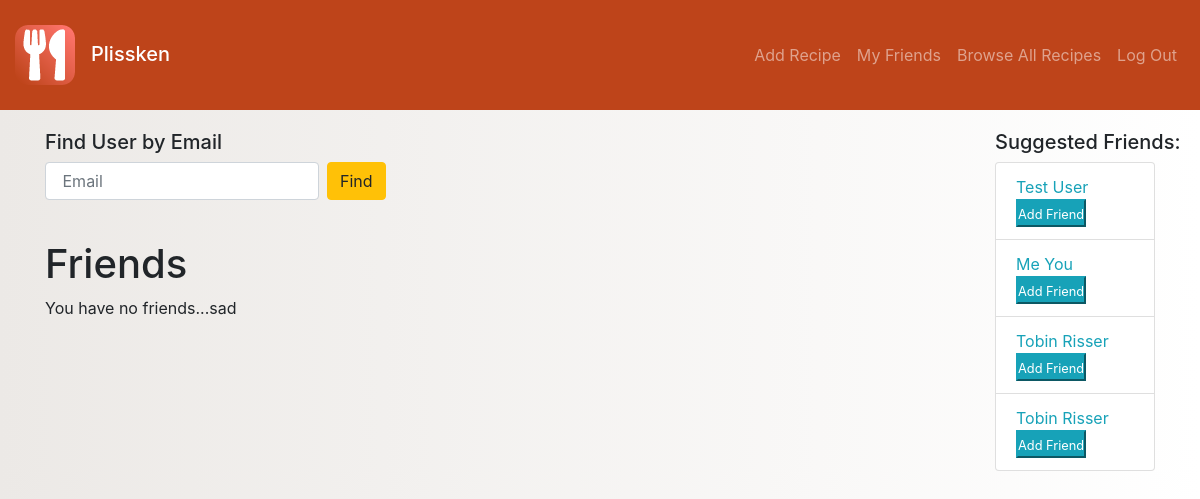
Page /user_friends/1 (signed in) on the earlier database version.
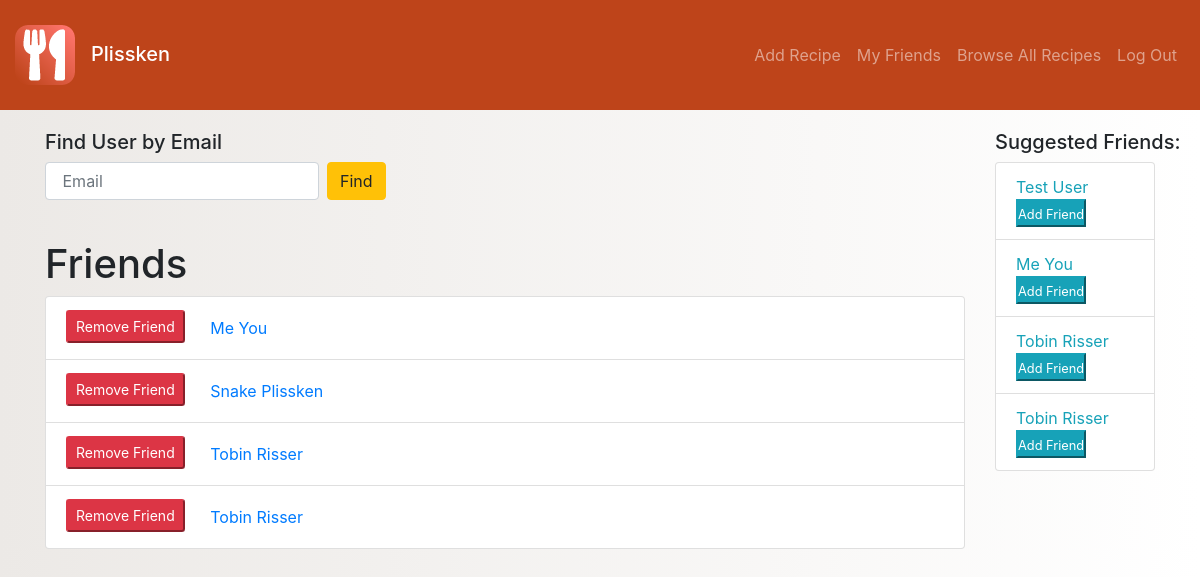
Same page on the later database version.
### recipe_db/models.py (models this page shows)
class User(models.Model):
    first_name = models.CharField(max_length=100)
    last_name = models.CharField(max_length=100)
    email = models.CharField(max_length=200)
    password = models.CharField(max_length=255)
    objects = UserManager()
    created_at = models.DateTimeField(auto_now_add=True)
    updated_at = models.DateTimeField(auto_now=True)

class Friendship(models.Model):
    created_at = models.DateTimeField(auto_now_add=True, editable=False)
    creator = models.ForeignKey(User, related_name="friendship_creator", on_delete=models.CASCADE)
    friend = models.ForeignKey(User, related_name="friends", on_delete=models.CASCADE)

### recipe_db/views.py (the view)
# urls.py: path('user_friends/<int:id>', views.user_friends),
def user_friends(request, id):
    context = {
        'curr_user': User.objects.get(id=id),
        'all_users' : User.objects.all(),
        'users': User.objects.exclude(id=request.session['id']),
        'friends': Friendship.objects.filter(creator=request.session['id'])
    }
    return render(request, 'user_friends.html', context)

### recipe_db/templates/user_friends.html (shortened to what this page needs)
<!DOCTYPE html>
<html lang="en">
<head>
    <link rel="stylesheet" href="https://stackpath.bootstrapcdn.com/bootstrap/4.5.0/css/bootstrap.min.css">
    {% load static %}
    <link rel="stylesheet" href="{% static 'css/user_profile.css' %}">
</head>
<body>
    <nav class="navbar navbar-expand-md navbar-dark sticky-top" id="header">
        <div class="container-fluid">
            <a class="navbar-brand" href="/"><img src="/media/App Icon - 60x60.png"></a>
            <h2 class=""><a class="navbar-brand" href="/profile/{{request.session.id}}">{{request.session.user}}</a></h2>
            <div class="collapse navbar-collapse" id="navbarResponsive">
                <ul class="navbar-nav ml-auto">
                    <li class="nav-item">
                        <a class="nav-link" href="/add_recipe">Add Recipe</a>
                    </li>
                    <li class="nav-item">
                        <a class="nav-link" href="/user_friends/{{request.session.id}}">My Friends</a>
                    </li>
                    <li>
                        <a href="/allrecipes" class="nav-link">Browse All Recipes</a>
                    </li>
                    <li class="nav-item">
                        <a class="nav-link" href="/logout">Log Out</a>
                    </li>
                </ul>
            </div>
        </div>
    </nav>
    <div class="container mt-1">
        <div class="row">
            <div class="col-10">
                <div id="user_lists">
                    <div class="findusers">
                        <h5 class="">Find User by Email</h5>
                        <form action="/user_friends/search" method = "POST" class="form-inline my-2 my-sm-0">
                            <input class="form-control mr-sm-2" type = "search" name = "search" placeholder=" Email">
                            <input class="btn btn-warning" type="submit" value = "Find">
                        </form>
                    </div>
                    <div class="friends mt-1">
                        <h1 class="display-6">Friends</h1>
                            {% if friends|length > 0 %}
                            {% else %}
                            <p>You have no friends...sad</p>
                            {% endif %}
                        <ul class="list-group">
                            {% for user in friends %}
                            <ul class="list-group-item list-inline">
                                <li class="list-inline-item">
                                    <form action="/remove_friend/{{user.id}}" method="POST">
                                        <button class="btn-sm btn-danger" type="submit">Remove Friend</button>
                                    </form>
                                </li>
                                <li class="list-inline-item"><a href="/friend_profile/{{user.friend.id}}" class="btn btn-link">{{user.friend.first_name}} {{user.friend.last_name}}</a></li>
                            </ul>
                            {% endfor %}
                        </ul>
                    </div>
                </div>
            </div>
            <div class="col-2">
                <h5 class="text-nowrap">Suggested Friends:</h5>
                <ul class="list-group">
                    {% for user in users %}
                    <li class="list-group-item">
                        <a href="/friend_profile/{{user.id}}" class="text-info text-left text-nowrap">{{user.first_name}} {{user.last_name}}</a>
                        <form action="/add_friend/{{user.id}}" method="POST">
                            <button class="btn-xs btn-info text-sm" type="submit"><small>Add Friend</small></button>
                        </form>
                    </li>
                    {% endfor %}
                </ul>
            </div>
        </div>
    </div>
</body>
</html>

### recipe_db/static/css/user_profile.css (style rules this page uses)
* { padding: 0; margin: 0; }
body { background: #ECE9E6; background: -webkit-linear-gradient(to left, #FFFFFF, #ECE9E6); background: linear-gradient(to left, #FFFFFF, #ECE9E6); }
#header { background: #BE441A; padding: 20px 0; }
img { max-height: 100px; }
li { list-style-position: inside; }
.mt-1 { margin-top: 20px !important; }

Differences in the rows shown:
added Friendship: friend.first_name "Me", friend.last_name "You"
added Friendship: friend.first_name "Snake", friend.last_name "Plissken"
added Friendship: friend.first_name "Tobin", friend.last_name "Risser"
added Friendship: friend.first_name "Tobin", friend.last_name "Risser"
Other differences:
text no longer shown: "You have no friends...sad"
